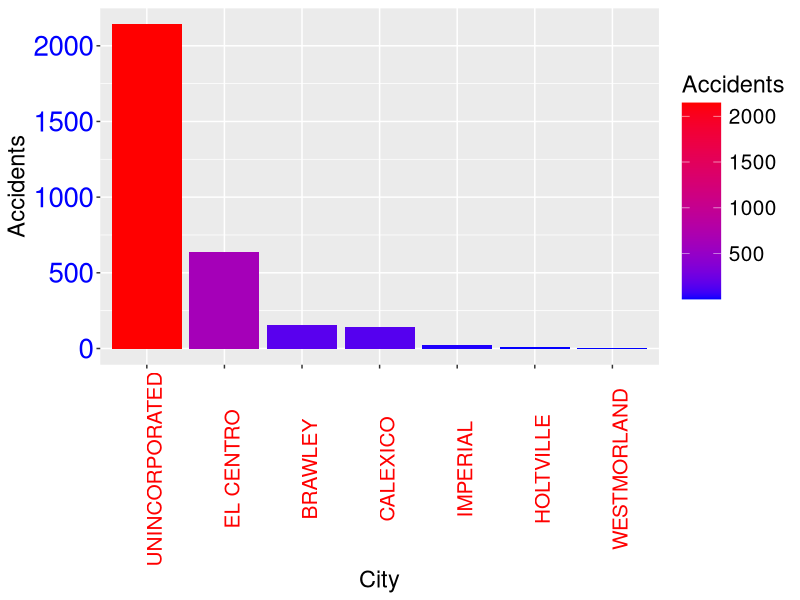
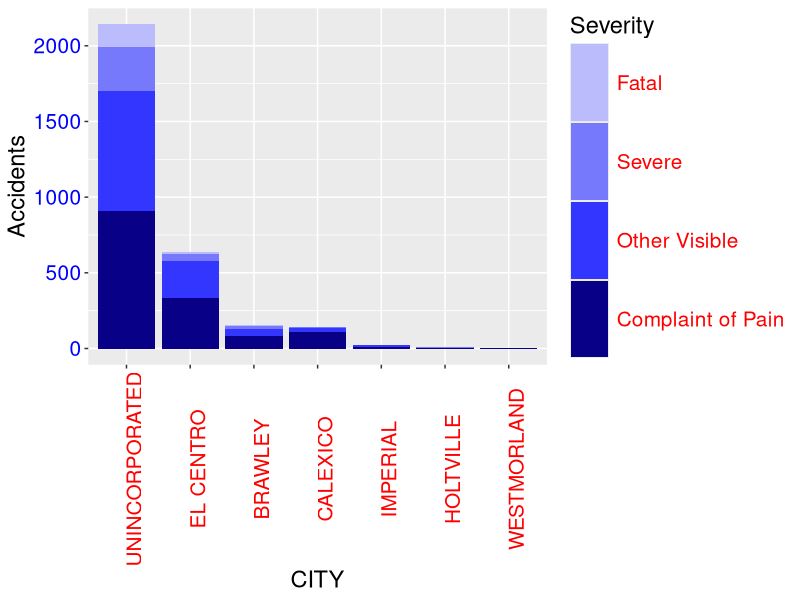
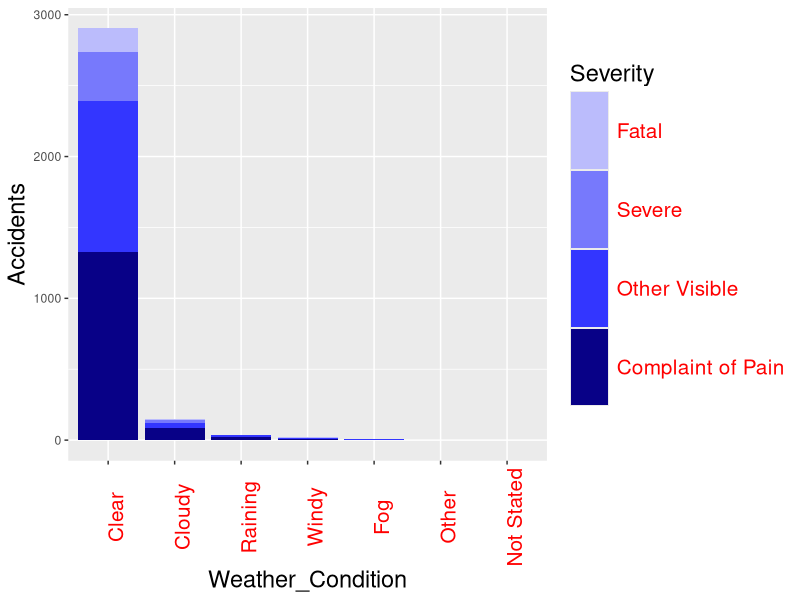
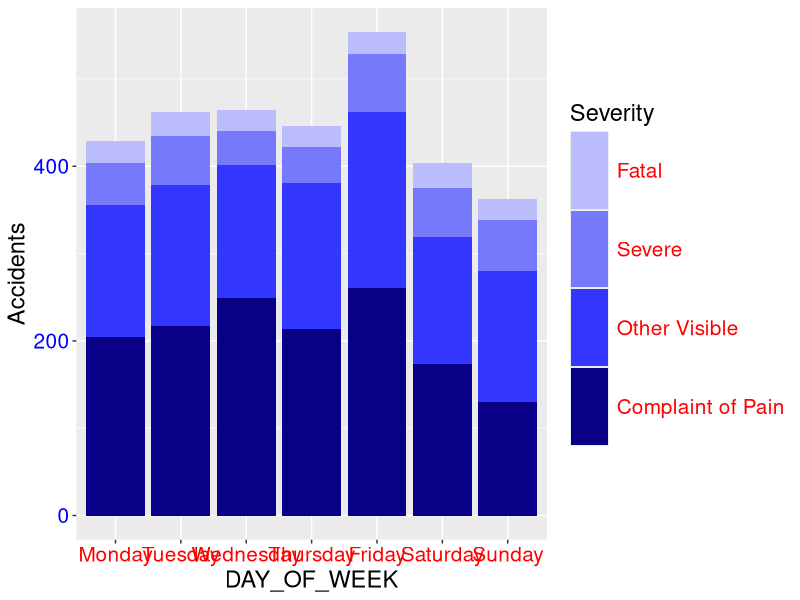
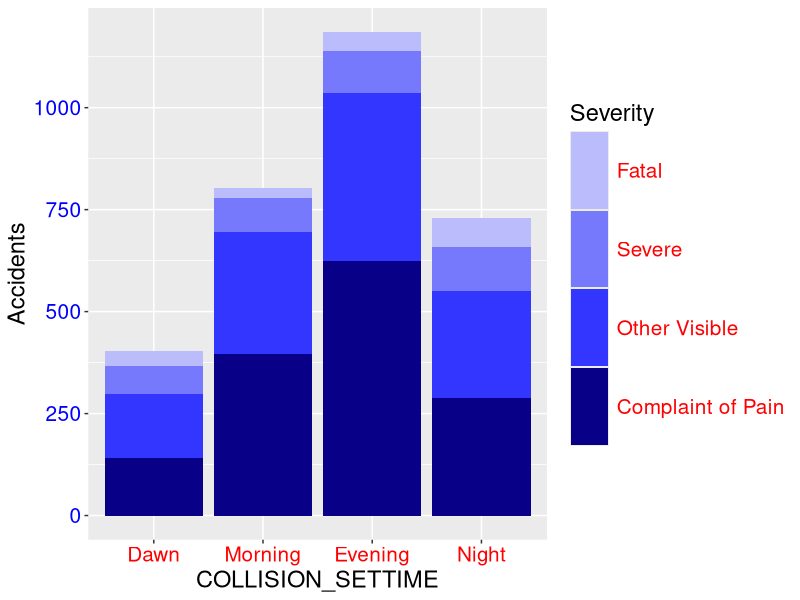

Generate these figures, in order, with R:
library(readxl)
fulldata<- read_excel("dataCrashes.xlsx", sheet="Crashes",col_names = TRUE) #3121 obs, 80 variables
fulldata<- fulldata[, c(1, 2, 6, 9, 11, 15, 23, 24, 37:41, 43, 46:48, 50, 51, 53, 61, 75, 76, 78:80)]


library(tidyverse)
library(ggplot2)
attach(fulldata)
uni<-unique(CITY)
data_by_city<-NULL

for (i in 1:length(uni)){
  data_by_city[i] <- length(filter(fulldata, CITY==uni[i])$CASE_ID) 
}

uni
data_by_city



barplot_data<-cbind(uni,data_by_city)
barplot_data_frame<-data.frame(barplot_data)
barplot_data_frame

set_plot_dimensions <- function(width_choice, height_choice) {
  options(repr.plot.width=width_choice, repr.plot.height=height_choice)
}

set_plot_dimensions(50,25)
par(bg = "white")
City<-reorder(uni,-data_by_city)
Accidents<-data_by_city

ggplot(barplot_data_frame,aes(x=City, y=Accidents,fill=Accidents))+
  geom_bar(stat = 'identity')+
  scale_fill_gradient(low="blue", high="red")+
  theme(axis.text.x = element_text(colour = "red", size = 15, angle=90),
        axis.text.y = element_text(colour = "blue", size = 20),
        axis.title = element_text(size = 17),
        legend.title = element_text( size = 17),
        legend.text = element_text(size = 15),
        legend.key.size = unit(1, "cm"),
        legend.key.width = unit(1,"cm"),
  )
  
 


#another barplot
#tab<-table(CITY)
#ordered_data<-sort(tab, decreasing = T)
#barplot(ordered_data,col=rainbow(7),border = "black",font.axis=15,col.axis="red",cex.axis=1,cex.names=0.5,
#        las=2)

#Severity Anlysis
tab_sev<-table(CITY,as.factor(COLLISION_SEVERITY))
tab_sev
tab_sev_df<-data.frame(tab_sev)
colnames(tab_sev_df)<-c("CITY","Severity","Accidents")
tab_sev_df


set_plot_dimensions(50,25)

tab_sev_df_ordered <- transform(tab_sev_df, CITY = reorder(CITY, -Accidents))
p<-ggplot(data=tab_sev_df_ordered,aes(x=CITY,y=Accidents,fill=Severity))+
  geom_bar(stat = 'identity')+
  theme(axis.text.x = element_text(colour = "red", size = 15, angle=90),
        axis.text.y = element_text(colour = "blue", size = 15))+
  scale_fill_manual(values=c("#bbbcfc", "#7779fc","#3336ff", "#080187"), 
                    labels=c("1" = "Fatal", "2" = "Severe", "3" = "Other Visible",
                             "4" = "Complaint of Pain"))

p+theme(
  
  axis.title = element_text(size = 17),
  legend.title = element_text( size = 17),
  legend.text = element_text(color = "red", size = 15),
  legend.key.size = unit(2, "cm"),
  legend.key.width = unit(1,"cm"),
  #   legend.background = element_rect(fill = "darkgray"),
  #   legend.key = element_rect(fill = "lightblue", color = NA),
)

#Weather condition
tab_wea<-table(WEATHER_1,COLLISION_SEVERITY)
tab_wea
tab_wea_df<-data.frame(tab_wea)
colnames(tab_wea_df)<-c("Weather_Condition","Severity","Accidents")
tab_wea_df
set_plot_dimensions(50,25)

tab_wea_df_ordered <- transform(tab_wea_df, Weather_Condition = reorder(Weather_Condition, -Accidents))
p<-ggplot(data=tab_wea_df_ordered,aes(x=Weather_Condition,y=Accidents,fill=Severity))+
  geom_bar(stat = 'identity')+
  theme(axis.text.x = element_text(colour = "red", size = 15, angle = 90))+
  scale_fill_manual(values=c("#bbbcfc", "#7779fc","#3336ff", "#080187"), 
                    labels=c("1" = "Fatal", "2" = "Severe", "3" = "Other Visible",
                             "4" = "Complaint of Pain"))+
  scale_x_discrete(labels=c("A" = "Clear", "B" = "Cloudy", "C" = "Raining",
                            "G" = "Windy", "E" = "Fog",
                            "F" = "Other", "-" = "Not Stated"))

p+theme(
  axis.title = element_text(size = 17),
  legend.title = element_text( size = 17),
  legend.text = element_text(color = "red", size = 15),
  legend.key.size = unit(2, "cm"),
  legend.key.width = unit(1,"cm"),
)


# Accidents by weekday & Severity.
tab_dow<-table(DAY_OF_WEEK,as.factor(COLLISION_SEVERITY))
tab_dow
tab_dow_df<-data.frame(tab_dow)
colnames(tab_dow_df)<-c("DAY_OF_WEEK","Severity","Accidents")
tab_dow_df

set_plot_dimensions(50,25)

tab_dow_df_ordered <- transform(tab_dow_df)
p<-ggplot(data=tab_dow_df_ordered,aes(x=DAY_OF_WEEK,y=Accidents,fill=Severity))+
  geom_bar(stat = 'identity')+
  scale_fill_manual(values=c("#bbbcfc", "#7779fc","#3336ff", "#080187"),
                    labels=c("1" = "Fatal", "2" = "Severe", "3" = "Other Visible",
                             "4" = "Complaint of Pain"))+
  scale_x_discrete(labels=c("1" = "Monday", "2" = "Tuesday",
                            "3" = "Wednesday", "4" = "Thursday", "5" = "Friday", "6" = "Saturday", "7" = "Sunday"))+
  theme(axis.text.x = element_text(colour = "red", size = 15, angle=0),
        axis.text.y = element_text(colour = "blue", size = 15))
p+theme(
  axis.title = element_text(size = 17),
  legend.title = element_text( size = 17),
  legend.text = element_text(color = "red", size = 15),
  legend.key.size = unit(2, "cm"),
  legend.key.width = unit(1,"cm"),
  
) 


#Accidents by Hour of the Day & Severity

COLLISION_SETTIME<- c()
for (i in 1:3121){
  if (COLLISION_TIME[i] <= 600){
    COLLISION_SETTIME[i] = 1
  }
  if (COLLISION_TIME[i] > 600 && COLLISION_TIME[i] <= 1200){
    COLLISION_SETTIME[i] = 2
  }
  if (COLLISION_TIME[i] > 1200 && COLLISION_TIME[i] <= 1800){
    COLLISION_SETTIME[i] = 3
  }
  if (COLLISION_TIME[i] > 1800){
    COLLISION_SETTIME[i] = 4
  }
}
COLLISION_TIME
COLLISION_SETTIME

tab_hod<- table(COLLISION_SETTIME,as.factor(COLLISION_SEVERITY))
tab_hod
tab_hod_df<-data.frame(tab_hod)
colnames(tab_hod_df)<-c("COLLISION_SETTIME","Severity","Accidents")
tab_hod_df

set_plot_dimensions(50,25)

tab_hod_df_ordered <- transform(tab_hod_df)
tab_hod_df_ordered
p<-ggplot(data=tab_hod_df_ordered,aes(x=COLLISION_SETTIME,y=Accidents,fill=Severity))+
  geom_bar(stat = 'identity')+
  scale_fill_manual(values=c("#bbbcfc", "#7779fc","#3336ff", "#080187"),
                    labels=c("1" = "Fatal", "2" = "Severe", "3" = "Other Visible",
                             "4" = "Complaint of Pain"))+
  scale_x_discrete(labels=c("1" = "Dawn", "2" = "Morning",
                            "3" = "Evening", "4" = "Night"))+
  theme(axis.text.x = element_text(colour = "red", size = 15),
        axis.text.y = element_text(colour = "blue", size = 15))
p+theme(
  axis.title = element_text(size = 17),
  legend.title = element_text( size = 17),
  legend.text = element_text(color = "red", size = 15),
  legend.key.size = unit(2, "cm"),
  legend.key.width = unit(1,"cm"),
)


#Correlation Anlysis

#Machine Learning models
    
